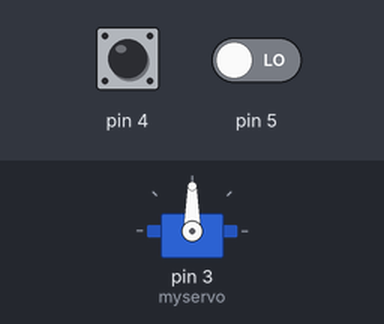
A sketch run on a simulated Arduino Uno, built with avr-gcc and run on an emulated ATmega328P. Parts: servo. The test bench sets the inputs (shaded band); at power-on: pin 4 LOW, pin 5 LOW. What the sketch prints to the serial monitor is not drawn.

Above: at 1.7 s.
1.8 s: pin 4 driven HIGH
At 1.93 s:
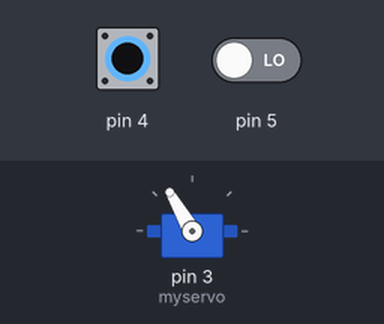
At 3.5 s:
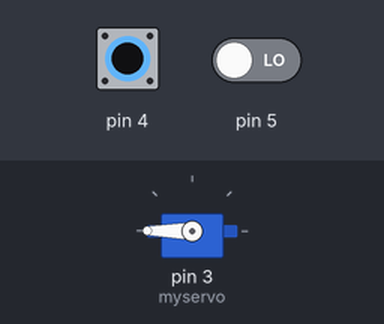
4.8 s: pin 5 driven HIGH
6.4 s: pin 4 driven LOW
At 8.6 s:
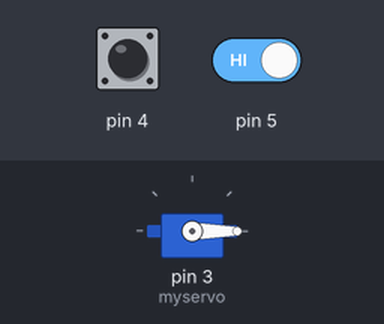
9.4 s: pin 4 pulsed HIGH 5 times (0.12 s each, 0.3 s apart)
Timing chart, 0 to 12.4 s (numbered marks = the images above; inputs shaded):
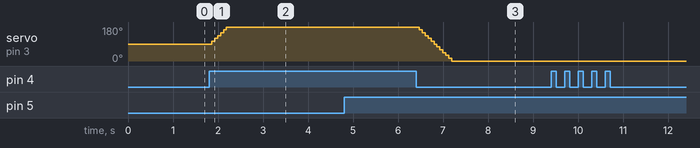

The sketch:

buttonWings.ino
```cpp
#include <Servo.h> //헤어파일 포함
Servo myservo; //myservo 변수 선언
int pos = 90; //초기 각도값 설정

void setup() {
  myservo.attach(3); //서보모터의 입출력핀을 3번 핀으로 지정
  pinMode(4,INPUT); //4번 버튼의 디지털 입력으로 사용
  pinMode(5,INPUT); //5번 버튼의 디지털 입력으로 사용
  myservo.write(90); //전원이 연결되면 서보모터 90도에 맞춰 입력 대기
  delay(500);
  Serial.begin(9600); //시리얼 모니터 사용
}

void loop() {
  if(digitalRead(4) == HIGH) //4번 버튼을 누를 경우
  {
  pos = pos + 15; //+15도 회전
  Serial.println("왼팔"); //시리얼 모니터에 왼팔를 출력
 delay(50);
  }
  if(digitalRead(5) == HIGH) //5번 버튼을 누를 경우
  {
 pos = pos - 15; //-15도 회전
  Serial.println("오른팔"); //시리얼 모니터에 오른팔을 출력
  delay(50);
  }

  if(pos < 0) //서보모터의 각도가 0도 보다 작아질 경우
  pos = 0; //서보모터 0도 고정
  if(pos > 180) //서보모터의 각도가 180도 보다 커질 경우
  pos = 180; //서보모터 180도 고정
  myservo.write(pos); //pos값에 맞춰 서보모터 회전
  delay(15);
}
```

Measured:
- after the input at 1.8 s, servo on pin 3 (myservo): moves from 90° to 180° over 0.33 s, starting after 0.06 s
- after the input at 4.8 s, every drawn part: stays the same
- after the input at 6.4 s, servo on pin 3 (myservo): moves from 180° to 0° over 0.72 s, starting after 0.07 s
- after the input at 9.4 s, every drawn part: stays the same
